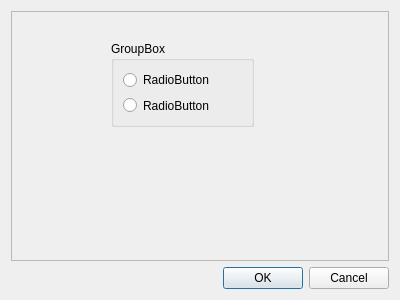
<?xml version="1.0" encoding="UTF-8"?>
<ui version="4.0">
 <class>VideoProvidersDialog</class>
 <widget class="QDialog" name="VideoProvidersDialog">
  <property name="geometry">
   <rect>
    <x>0</x>
    <y>0</y>
    <width>400</width>
    <height>300</height>
   </rect>
  </property>
  <property name="windowTitle">
   <string>Dialog</string>
  </property>
  <layout class="QVBoxLayout" name="verticalLayout">
   <item>
    <widget class="QFrame" name="frame">
     <property name="frameShape">
      <enum>QFrame::StyledPanel</enum>
     </property>
     <property name="frameShadow">
      <enum>QFrame::Raised</enum>
     </property>
     <widget class="QGroupBox" name="groupBox">
      <property name="geometry">
       <rect>
        <x>100</x>
        <y>30</y>
        <width>143</width>
        <height>86</height>
       </rect>
      </property>
      <property name="title">
       <string>GroupBox</string>
      </property>
      <layout class="QVBoxLayout" name="verticalLayout_2">
       <item>
        <widget class="QRadioButton" name="radioButton">
         <property name="text">
          <string>RadioButton</string>
         </property>
        </widget>
       </item>
       <item>
        <widget class="QRadioButton" name="radioButton_2">
         <property name="text">
          <string>RadioButton</string>
         </property>
        </widget>
       </item>
      </layout>
     </widget>
    </widget>
   </item>
   <item>
    <widget class="QDialogButtonBox" name="button_box">
     <property name="orientation">
      <enum>Qt::Horizontal</enum>
     </property>
     <property name="standardButtons">
      <set>QDialogButtonBox::Cancel|QDialogButtonBox::Ok</set>
     </property>
    </widget>
   </item>
  </layout>
 </widget>
 <resources/>
 <connections>
  <connection>
   <sender>button_box</sender>
   <signal>accepted()</signal>
   <receiver>VideoProvidersDialog</receiver>
   <slot>accept()</slot>
   <hints>
    <hint type="sourcelabel">
     <x>227</x>
     <y>278</y>
    </hint>
    <hint type="destinationlabel">
     <x>157</x>
     <y>274</y>
    </hint>
   </hints>
  </connection>
  <connection>
   <sender>button_box</sender>
   <signal>rejected()</signal>
   <receiver>VideoProvidersDialog</receiver>
   <slot>reject()</slot>
   <hints>
    <hint type="sourcelabel">
     <x>295</x>
     <y>284</y>
    </hint>
    <hint type="destinationlabel">
     <x>286</x>
     <y>274</y>
    </hint>
   </hints>
  </connection>
 </connections>
</ui>
